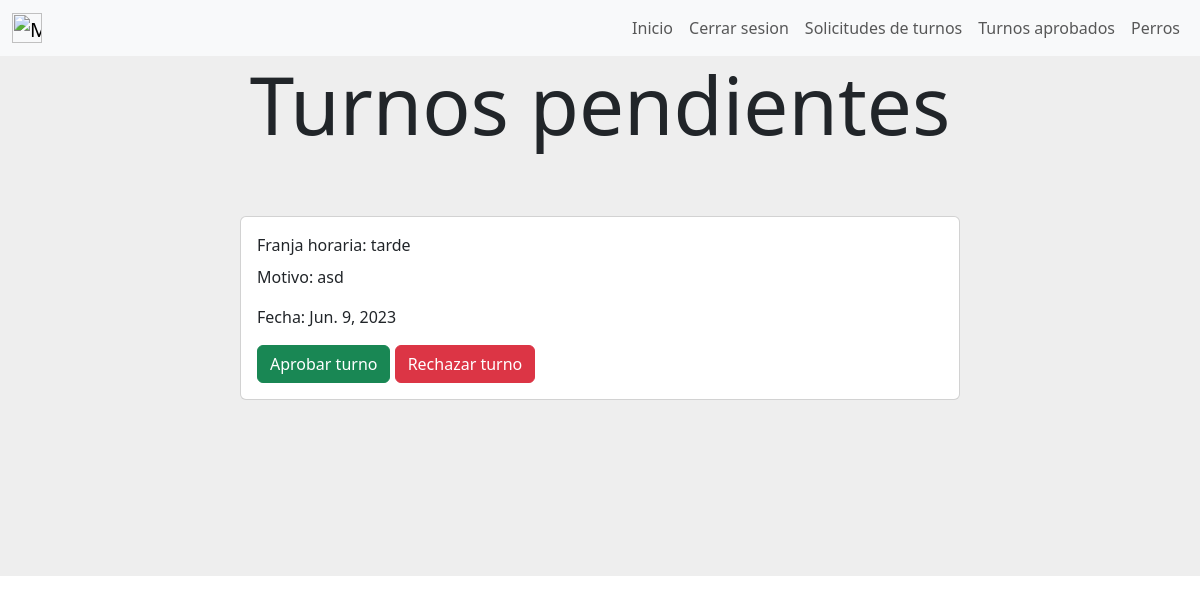
The page /turnos_pendientes (signed in) on the database as committed earlier.
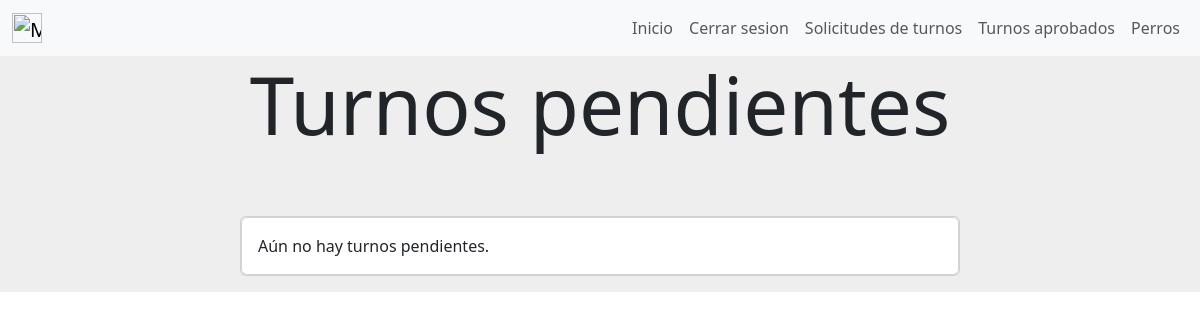
The same page on the database as committed later.
### gestion_de_turnos/models.py (models this page shows, shortened)
class Turno(models.Model) :
    franja_horaria = models.CharField(max_length=50)
    motivo = models.TextField(max_length=100)
    fecha = models.DateField()
    estado = models.CharField(max_length=50, default="Pendiente", blank=True)
    created_by = models.ForeignKey(User, on_delete=models.CASCADE)
    class Meta:
        verbose_name='turno'
        verbose_name_plural='turnos'

### gestion_de_turnos/views.py (the view)
# urls.py: path('turnos_pendientes',views.turnos_pendientes, name= "turnos_pendientes"),
def turnos_pendientes(request):
    turnos_pendientes=Turno.objects.filter(estado = "Pendiente")
    return render(request,"gestion_de_turnos/turnos_pendientes.html",{"turnos":turnos_pendientes})

### gestion_de_turnos/templates/gestion_de_turnos/turnos_pendientes.html (shortened to what this page needs)
{% extends "gestion_de_usuarios/base.html" %}
{% block content %}
{% if user.is_superuser %}
<div style="background-color:#eee;height: 20%;text-align: center;">
    <h1 class="display-1">Turnos pendientes</h1>
</div>
        {% if turnos.count == 0 %}
        <div style="background-color: #eee;background-position: center;background-size: cover; align-items: center;justify-content: center;display: flex;">
            <div class="card mb-3 element-home-color" style="width: 60%;">
                <div class="row g-0">
                    <div class="card">
                        <div class="card-body">
                            Aún no hay turnos pendientes.
                        </div>
                    </div>
                </div>
            </div>
        </div>
        {% else %}
            {% for turno in turnos %}
            <div style="background-color: #eee;background-position: center;background-size: cover; align-items: center;justify-content: center;display: flex;">
                <div class="card mb-3 element-home-color" style="width: 60%;">
                    <div class="row g-0">
                    <div class="col-md-8">
                        <div class="card-body">
                        <p class="card-title">Franja horaria: {{turno.franja_horaria}}</p>
                        <p class="card-text">Motivo: {{turno.motivo}}</p>
                        <p class="card-text">Fecha: {{turno.fecha}}</p>
                        <a class=" btn btn-success" href="{% url 'aprobar_turno' turno.id %}">Aprobar turno</a>
                        <a href ="#" class="btn btn-danger" onclick="rechazar_turno({{turno.id}})" style="color:white;">Rechazar turno</a>
                        </div>
                    </div>
                    </div>
                </div>
            </div>
            {% endfor %}
<div style="background-color:#eee;height: 20%;">
</div>
{% endif %}
{% else %}
<img src="https://st.depositphotos.com/31068556/51146/v/600/depositphotos_511461970-stock-illustration-concept-design-of-an-empty.jpg" class="img-fluid rounded-start" alt="..." style="border-radius: 4px;">
{% endif %}
{% endblock %}

Rows that differ between the two databases and show on the page:
removed Turno: franja_horaria "tarde", motivo "asd", fecha "Jun. 9, 2023"
Other text that changed with them:
text now shown: "Aún no hay turnos pendientes."
